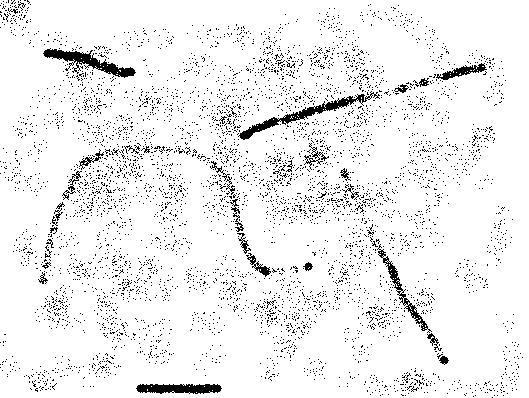
#> input picture A6/dots.jpg, 529 x 398 px; the run also reads 2 pictures not shown here
$ jupyter execute a6.ipynb
#> lines starting #> are read from the running program, lines starting #| are printed output that depends on the picture
### util.py
import cv2
import numpy as np
from skimage import io
from matplotlib import pyplot as plt
import math

# mode 0 vertikal spiegeln, mode 1 horizontal
# [38 lines left out: functions mirror_img, rgb2gray, computeHisto, not called in this run]

# print your image
def printImage(t_img, grayscale=True):
    if grayscale:
        io.imshow(t_img, cmap=plt.cm.gray)
        io.show()
    else:
        io.imshow(t_img)
        io.show()

# print your Historgram
# [102 lines left out: functions printHisto, apply_lut, cum_histo, match_Histo, filter, medianFilter, not called in this run]

sobel_1 = np.array([[1,2,1]]) / 4
sobel_2 = np.array([[-1,0,1]]) / 2

def horizontal(img):
    img_copy = img.copy()
    return filter(img_copy, np.transpose(sobel_1) @ sobel_2, 1, "continue")


def vertical(img):
    img_copy = img.copy()
    return filter(img_copy, np.transpose(sobel_2) @ sobel_1, 1, "continue")


def gradient(img):
    return np.sqrt(horizontal(img)**2 + vertical(img)**2)

def get_r_idx(r, max, step):
    result = r / max * step
    return result if round(result) < step else result - 1

# [154 lines left out: functions linearHT, linearHT_th, printEdge, sequential_labelling, to_bin, dilate and 3 more, not called in this run]

### a6.ipynb
[cell 1]
import numpy as np
from skimage import io
import util as ut
import math
import matplotlib.pyplot as plt
from skimage import util as skutil

## Teil 1 Morphologische Filter

[cell 2]
def dilate(in_image, filter, iter_num):
    new_img = in_image.copy()

    for x in range(0, iter_num):
        t_img = np.zeros(new_img.shape)

        jc = int((filter.shape[0] - 1) / 2)
        ic = int((filter.shape[1] - 1) / 2)

        for j in range(0, filter.shape[0]):
            for i in range(0, filter.shape[1]):
                if filter[j][i] == 1:
                    tmp = np.roll(new_img, j - jc, axis=0)

                    # fix np.roll rollover (2,3,4 -> left shift 4,2,3 we want 0, 2, 3)
                    if j - jc < 0:
                        tmp[tmp.shape[0] + (j - jc):] = 0
                    elif j - jc > 0:
                        tmp[:(j - jc)] = 0

                    tmp = np.roll(tmp, i - ic, axis=1)
                    if i - ic < 0:
                        tmp[:, tmp.shape[1]+ (i - ic):] = 0
                    elif i - ic > 0:
                        tmp[:, :(i - ic)] = 0

                    t_img = np.fmax(tmp, t_img)
        new_img = t_img

    return new_img

[cell 3]
def erode(in_image, filter, iter_num, debug=False):
    inverted_img = 255 - in_image
    if debug:
        ut.printImage(inverted_img)
    t_img = dilate(inverted_img, filter, iter_num)
    if debug:
        ut.printImage(t_img)
    result = 255 - t_img
    if debug:
        ut.printImage(result)
    return result

[cell 4]
def open(in_img, filter, iter):
    tmp = in_img.copy()
    tmp = erode(tmp, filter, iter)
    tmp = dilate(tmp, filter, iter)
    return tmp

def close(in_img, filter, iter):
    tmp = in_img.copy()
    tmp = dilate(tmp, filter, iter)
    tmp = erode(tmp, filter, iter)
    return tmp

[cell 5]
# Testing
# read img
img_1 = io.imread("A6/dots.jpg")
#> img_1 is the input picture: shape (398, 529); min 0, max 255, mean 237

# print image
ut.printImage(img_1)

H = np.array([
    [0, 1, 0],
    [1, 1, 1],
    [0, 1, 0]
])

# dilate
img_3 = dilate(img_1, H, 2)
ut.printImage(img_3)

# erode
img_2 = erode(img_1, H, 2, False)
#> in erode, `result = 255 - t_img`:
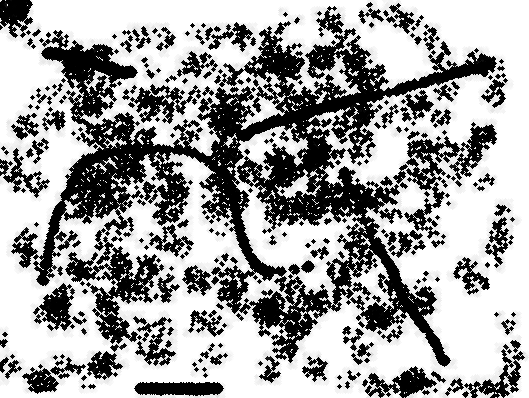
#> result: shape (398, 529) float64; min 0, max 255, mean 162.7
ut.printImage(img_2)

## Teil 2 experiment and modify:

[cell 6]
Z = np.array([
    [1, 0, 0, 0, 0],
    [0, 1, 0, 0, 0],
    [0, 0, 1, 0, 0],
    [0, 0, 0, 1, 0],
    [0, 0, 0, 0, 1]
])

Star = np.array([
    [0, 0, 0, 0, 0, 1, 0, 0, 0, 0, 0],
    [0, 0, 0, 0, 0, 1, 0, 0, 0, 0, 0],
    [1, 1, 0, 0, 1, 1, 1, 0, 0, 1, 1],
    [1, 1, 1, 1, 1, 1, 1, 1, 1, 1, 1],
    [0, 0, 1, 1, 1, 1, 1, 1, 0, 0, 0],
    [0, 0, 0, 0, 1, 1, 1, 0, 0, 0, 0],
    [0, 0, 0, 1, 1, 1, 1, 1, 0, 0, 0],
    [0, 0, 0, 1, 1, 1, 1, 1, 1, 0, 0],
    [0, 0, 1, 1, 0, 0, 0, 1, 1, 1, 0],
    [1, 1, 0, 0, 0, 0, 0, 0, 0, 1, 1],
    [1, 0, 0, 0, 0, 0, 0, 0, 0, 0, 1]
])

Smiley = np.array([
    [0, 0, 0, 0, 0, 0, 0, 0, 0, 0, 0, 0, 0, 0, 0],
    [0, 0, 1, 1, 1, 0, 0, 0, 0, 0, 1, 1, 1, 0, 0],
    [0, 1, 1, 1, 1, 1, 0, 0, 0, 1, 1, 1, 1, 1, 0],
    [0, 1, 1, 1, 1, 1, 0, 0, 0, 1, 1, 1, 1, 1, 0],
    [0, 1, 1, 1, 1, 1, 0, 0, 0, 1, 1, 1, 1, 1, 0],
    [0, 1, 1, 1, 1, 1, 0, 0, 0, 1, 1, 1, 1, 1, 0],
    [0, 0, 1, 1, 1, 0, 0, 0, 0, 0, 1, 1, 1, 0, 0],
    [0, 0, 0, 0, 0, 0, 0, 0, 0, 0, 0, 0, 0, 0, 0],
    [0, 0, 0, 0, 1, 0, 0, 0, 0, 0, 1, 0, 0, 0, 0],
    [0, 0, 0, 1, 1, 0, 0, 0, 0, 0, 1, 1, 0, 0, 0],
    [0, 0, 1, 1, 1, 0, 0, 0, 0, 0, 1, 1, 1, 0, 0],
    [0, 0, 1, 1, 1, 1, 0, 0, 0, 1, 1, 1, 1, 0, 0],
    [0, 0, 1, 1, 1, 1, 1, 1, 1, 1, 1, 0, 1, 0, 0],
    [0, 0, 0, 0, 0, 1, 1, 1, 1, 1, 0, 0, 0, 0, 0],
    [0, 0, 0, 0, 0, 0, 0, 0, 0, 0, 0, 0, 0, 0, 0]
])

Chess = np.array([
    [1, 1, 1, 1, 1, 1, 1, 0, 0, 0, 0, 0, 0, 0],
    [1, 1, 1, 1, 1, 1, 1, 0, 0, 0, 0, 0, 0, 0],
    [1, 1, 1, 1, 1, 1, 1, 0, 0, 0, 0, 0, 0, 0],
    [1, 1, 1, 1, 1, 1, 1, 0, 0, 0, 0, 0, 0, 0],
    [1, 1, 1, 1, 1, 1, 1, 0, 0, 0, 0, 0, 0, 0],
    [1, 1, 1, 1, 1, 1, 1, 0, 0, 0, 0, 0, 0, 0],
    [0, 0, 0, 0, 0, 0, 0, 1, 1, 1, 1, 1, 1, 1],
    [0, 0, 0, 0, 0, 0, 0, 1, 1, 1, 1, 1, 1, 1],
    [0, 0, 0, 0, 0, 0, 0, 1, 1, 1, 1, 1, 1, 1],
    [0, 0, 0, 0, 0, 0, 0, 1, 1, 1, 1, 1, 1, 1],
    [0, 0, 0, 0, 0, 0, 0, 1, 1, 1, 1, 1, 1, 1],
    [0, 0, 0, 0, 0, 0, 0, 1, 1, 1, 1, 1, 1, 1]
])

Lines = np.array([
    [1, 1, 1, 1, 1, 1, 1, 1, 1, 1, 1, 1, 1, 1, 1, 1, 1, 1, 1, 1],
    [0, 0, 0, 0, 0, 0, 0, 0, 0, 0, 0, 0, 0, 0, 0, 0, 0, 0, 0, 0],
    [0, 0, 0, 0, 0, 0, 0, 0, 0, 0, 0, 0, 0, 0, 0, 0, 0, 0, 0, 0],
    [0, 0, 0, 0, 0, 0, 0, 0, 0, 0, 0, 0, 0, 0, 0, 0, 0, 0, 0, 0],
    [1, 1, 1, 1, 1, 1, 1, 1, 1, 1, 1, 1, 1, 1, 1, 1, 1, 1, 1, 1],
    [0, 0, 0, 0, 0, 0, 0, 0, 0, 0, 0, 0, 0, 0, 0, 0, 0, 0, 0, 0],
    [0, 0, 0, 0, 0, 0, 0, 0, 0, 0, 0, 0, 0, 0, 0, 0, 0, 0, 0, 0],
    [0, 0, 0, 0, 0, 0, 0, 0, 0, 0, 0, 0, 0, 0, 0, 0, 0, 0, 0, 0],
    [1, 1, 1, 1, 1, 1, 1, 1, 1, 1, 1, 1, 1, 1, 1, 1, 1, 1, 1, 1],
    [0, 0, 0, 0, 0, 0, 0, 0, 0, 0, 0, 0, 0, 0, 0, 0, 0, 0, 0, 0],
    [0, 0, 0, 0, 0, 0, 0, 0, 0, 0, 0, 0, 0, 0, 0, 0, 0, 0, 0, 0],
    [0, 0, 0, 0, 0, 0, 0, 0, 0, 0, 0, 0, 0, 0, 0, 0, 0, 0, 0, 0],
    [1, 1, 1, 1, 1, 1, 1, 1, 1, 1, 1, 1, 1, 1, 1, 1, 1, 1, 1, 1],
    [0, 0, 0, 0, 0, 0, 0, 0, 0, 0, 0, 0, 0, 0, 0, 0, 0, 0, 0, 0],
    [0, 0, 0, 0, 0, 0, 0, 0, 0, 0, 0, 0, 0, 0, 0, 0, 0, 0, 0, 0],
    [0, 0, 0, 0, 0, 0, 0, 0, 0, 0, 0, 0, 0, 0, 0, 0, 0, 0, 0, 0],
    [1, 1, 1, 1, 1, 1, 1, 1, 1, 1, 1, 1, 1, 1, 1, 1, 1, 1, 1, 1],
    [0, 0, 0, 0, 0, 0, 0, 0, 0, 0, 0, 0, 0, 0, 0, 0, 0, 0, 0, 0],
    [0, 0, 0, 0, 0, 0, 0, 0, 0, 0, 0, 0, 0, 0, 0, 0, 0, 0, 0, 0],
    [0, 0, 0, 0, 0, 0, 0, 0, 0, 0, 0, 0, 0, 0, 0, 0, 0, 0, 0, 0]
])

Vertical = np.transpose(Lines)

ut.printImage(img_1)

img_11 = erode(img_1, Star, 1)
ut.printImage(img_11)

img_12 = erode(img_1, Smiley, 1)
ut.printImage(img_12)

img_13 = open(img_1, Chess, 1)
ut.printImage(img_13)

img_14 = open(img_1, Lines, 1)
ut.printImage(img_14)

img_15 = open(img_1, Vertical, 1)
ut.printImage(img_15)

img_16 = open(img_14, Vertical, 1)
#> in erode (call 7), `inverted_img = 255 - in_image`:
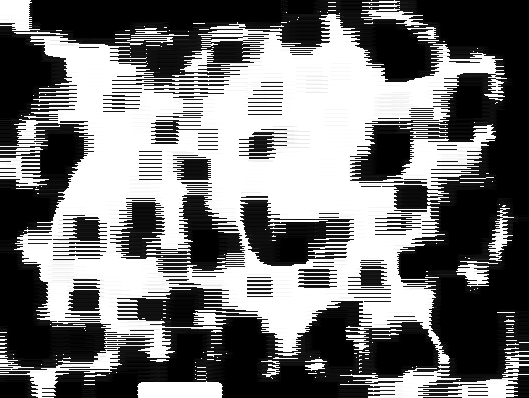
#> inverted_img: shape (398, 529) float64; min 0, max 255, mean 116.6
#> after the loop in dilate (call 12), `for x in range(0, iter_num):`:
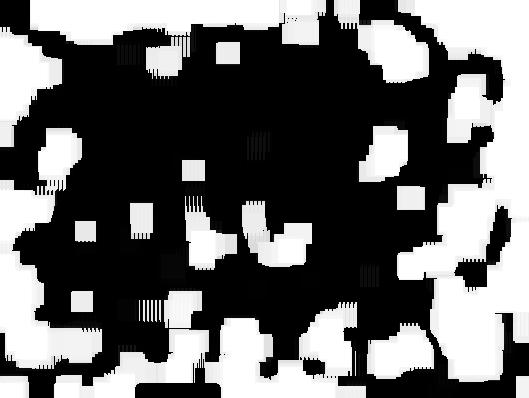
#> new_img: shape (398, 529) float64; min 0, max 255, mean 104
ut.printImage(img_16)

# Bild 2
img_1 = io.imread("A6/cactus.jpg")
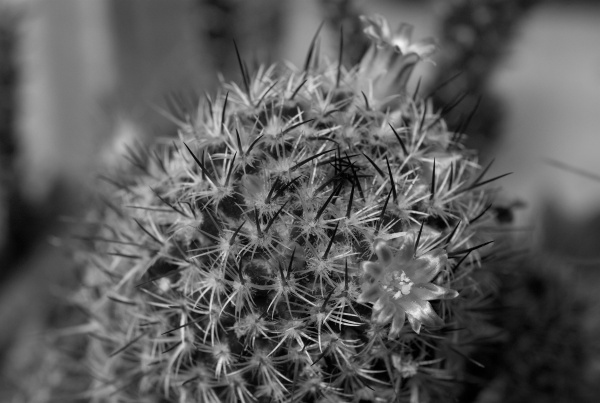
#> input picture A6/cactus.jpg, 600 x 403 px
#> img_1 is the input picture: shape (403, 600); min 0, max 242, mean 91.5

ut.printImage(img_1)

img_11 = erode(img_1, Star, 1)
#> in erode (call 8), `inverted_img = 255 - in_image`:
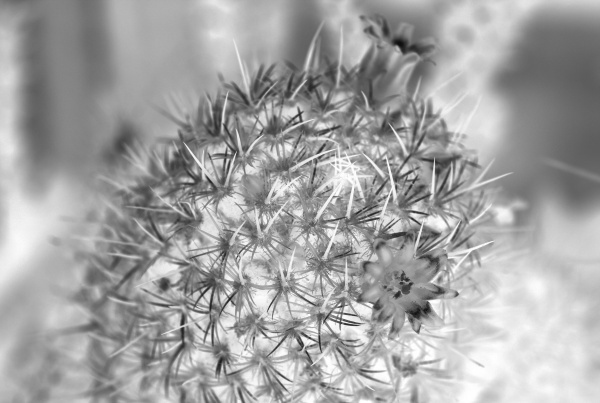
#> inverted_img: shape (403, 600); min 13, max 255, mean 163.5
ut.printImage(img_11)

img_12 = erode(img_1, Smiley, 1)
#> after the loop in dilate (call 14), `for x in range(0, iter_num):`:
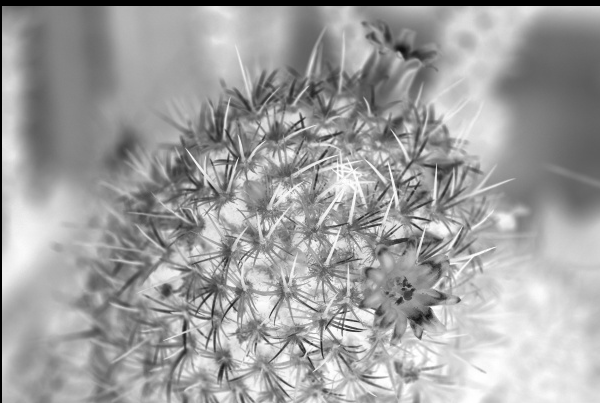
#> tmp: shape (403, 600); min 0, max 255, mean 160.1
ut.printImage(img_12)

img_13 = open(img_1, Chess, 1)
#> after the loop in dilate (call 15), `for x in range(0, iter_num):`:
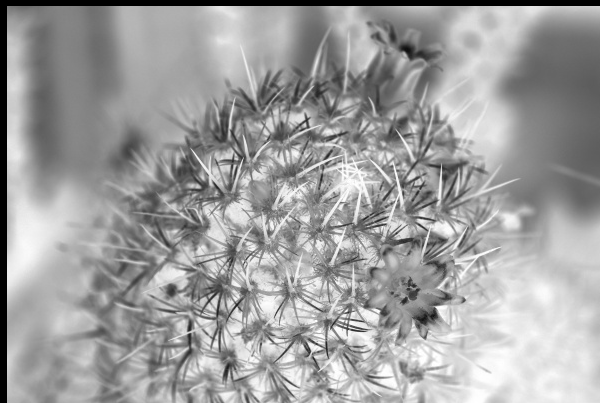
#> tmp: shape (403, 600); min 0, max 255, mean 158.9
#> after the loop in dilate (call 16), `for x in range(0, iter_num):`:
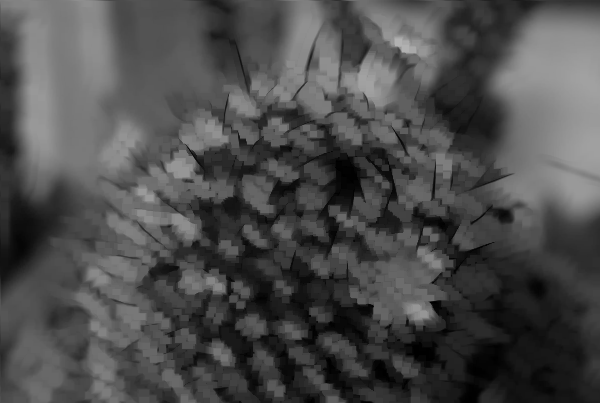
#> new_img: shape (403, 600) float64; min 0, max 177, mean 75.8
#> after the loop in dilate (call 16), `for x in range(0, iter_num):`:
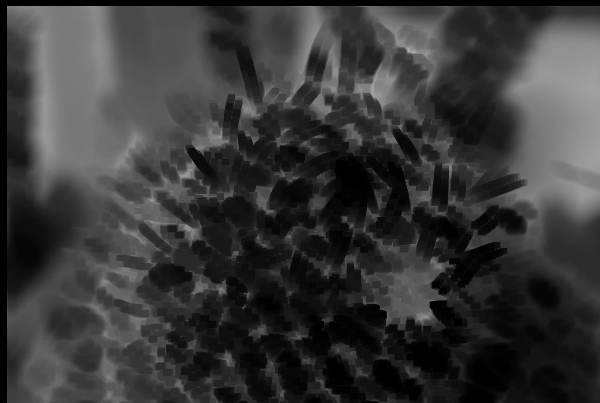
#> tmp: shape (403, 600) float64; min 0, max 177, mean 55.9
ut.printImage(img_13)

img_14 = open(img_1, Lines, 1)
#> after the loop in dilate (call 17), `for x in range(0, iter_num):`:
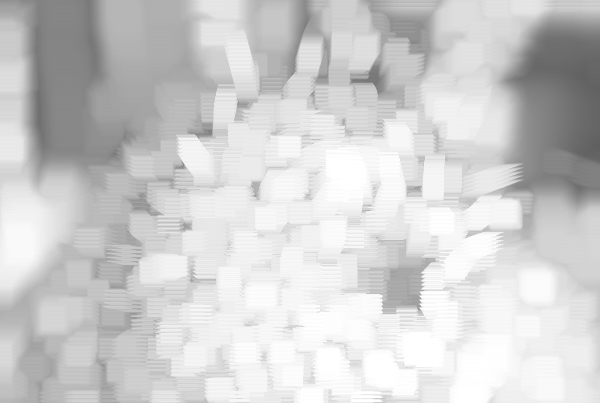
#> new_img: shape (403, 600) float64; min 95, max 255, mean 206.6
ut.printImage(img_14)

img_15 = open(img_1, Vertical, 1)
ut.printImage(img_15)

img_16 = open(img_14, Vertical, 1)
ut.printImage(img_16)

# Bild 3
img_1 = io.imread("A6/edge.jpg")

ut.printImage(img_1)

img_11 = dilate(img_1, Star, 1)
ut.printImage(img_11)

img_12 = erode(img_1, Smiley, 1)
ut.printImage(img_12)

img_13 = open(img_1, Chess, 1)
ut.printImage(img_13)

img_14 = open(img_1, Lines, 1)
ut.printImage(img_14)

img_15 = open(img_1, Vertical, 1)
ut.printImage(img_15)

img_16 = open(img_14, Vertical, 1)
ut.printImage(img_16)

# Bild 4
img_1 = io.imread("A6/fhorn.jpg")

ut.printImage(img_1)

img_11 = erode(img_1, Star, 1)
ut.printImage(img_11)

img_12 = erode(img_1, Smiley, 1)
ut.printImage(img_12)

img_13 = open(img_1, Chess, 1)
ut.printImage(img_13)

img_14 = open(img_1, Lines, 1)
ut.printImage(img_14)

img_15 = open(img_1, Vertical, 1)
ut.printImage(img_15)

img_16 = open(img_14, Vertical, 1)
ut.printImage(img_16)
